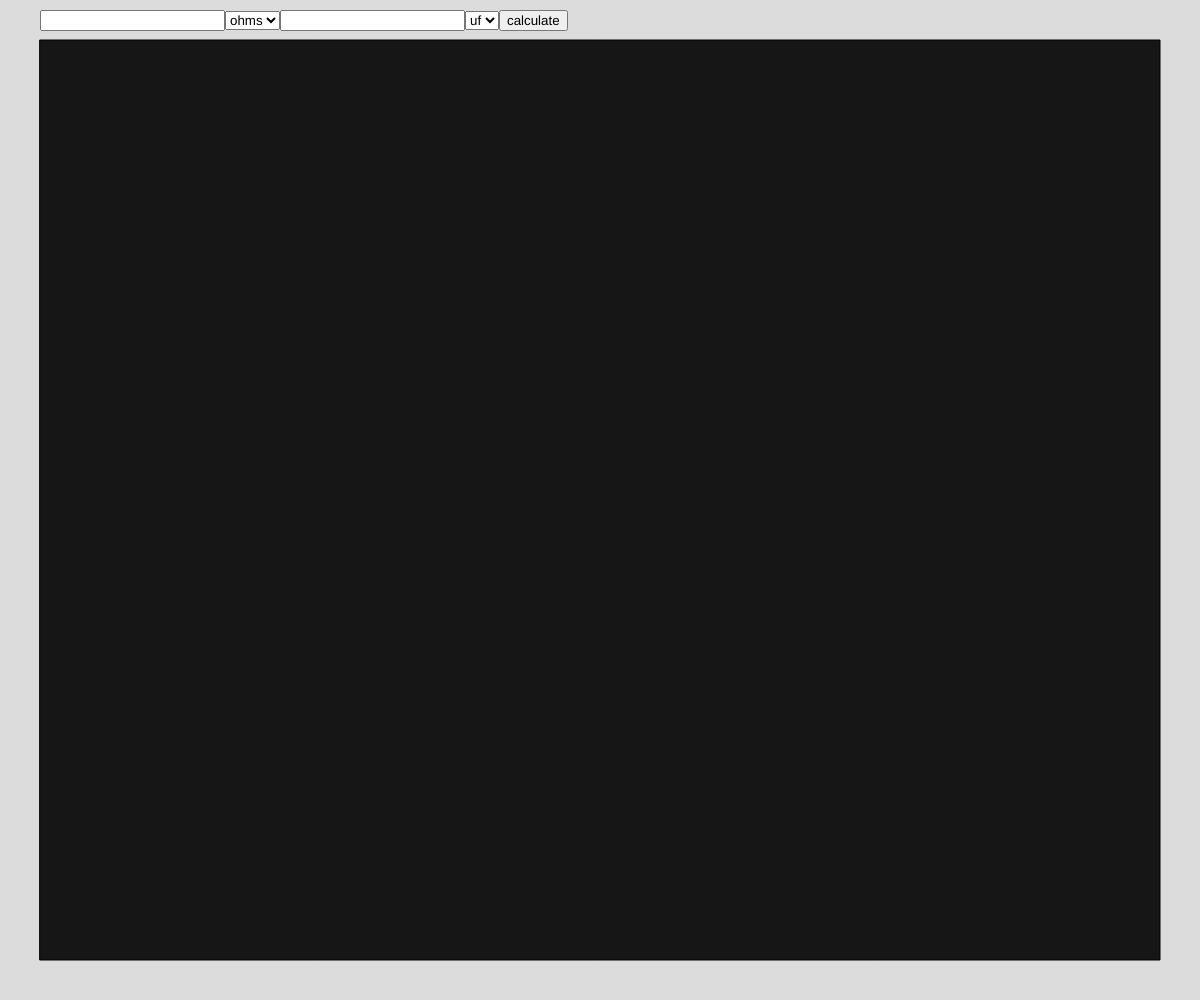
Frame 1 (no input)
Frame 60 (no input): identical to frame 1, image omitted
Frame 120 (the mouse pressed at the canvas centre since frame 60): identical to frame 1, image omitted

The p5.js sketch that drew this single still picture (run headless with seeded random() and noise() and a simulated clock; from frame 60 on, the mouse is pressed at the canvas centre):

// p5.js sketch
// ── sketch.js
// formula for calculating the frequency of a schmitt trigger based relaxation oscillator found here: https://en.wikipedia.org/wiki/Relaxation_oscillator#Frequency_of_oscillation

let R, C, rmult, cmult;
let rInput, cInput, rMultSelect, cMultSelect, calc;
let answer = "";
let resistanceMults = { ohms: 1, k: 1000, M: 1000000 };
let capacitanceMults = { uf: 1e-6, nf: 1e-9, pf: 1e-12 };
let div
let yOff = 20


function setup() {
   createCanvas(windowWidth, windowHeight);

  div = createDiv()
  div.position(40,10)
  div.size(width-40,30)
  
  rInput = createInput();
  rInput.parent(div)
  
  rMultSelect = createSelect();
  rMultSelect.option("ohms");
  rMultSelect.option("k");
  rMultSelect.option("M");
  rMultSelect.parent(div)

  cInput = createInput();
  cInput.parent(div)
  
  cMultSelect = createSelect();
  cMultSelect.option("uf");
  cMultSelect.option("nf");
  cMultSelect.option("pf");
  cMultSelect.parent(div)

  calc = createButton("calculate");
  calc.parent(div)
  
  calc.mousePressed(() => {
    calculateFreq();
  });

  textAlign(CENTER);
  rectMode(CENTER)
 
}

function draw() {
  background(220);
  fill(22)
  rect(width/2,height/2,width-80,height-80)
   fill(0,200,0)
  textSize(36)
  text(answer, width / 2, height/3);
}

function calculateFreq() {
  if (rInput.value() == "" || cInput.value() == "") return;
  rMult = resistanceMults[rMultSelect.value()];
  cMult = capacitanceMults[cMultSelect.value()];
  R = rInput.value() * rMult;
  C = cInput.value() * cMult;

  freq = 1 / (2 * log(3) * R * C);

  answer = `${round(freq, 2)} hz`;
}
